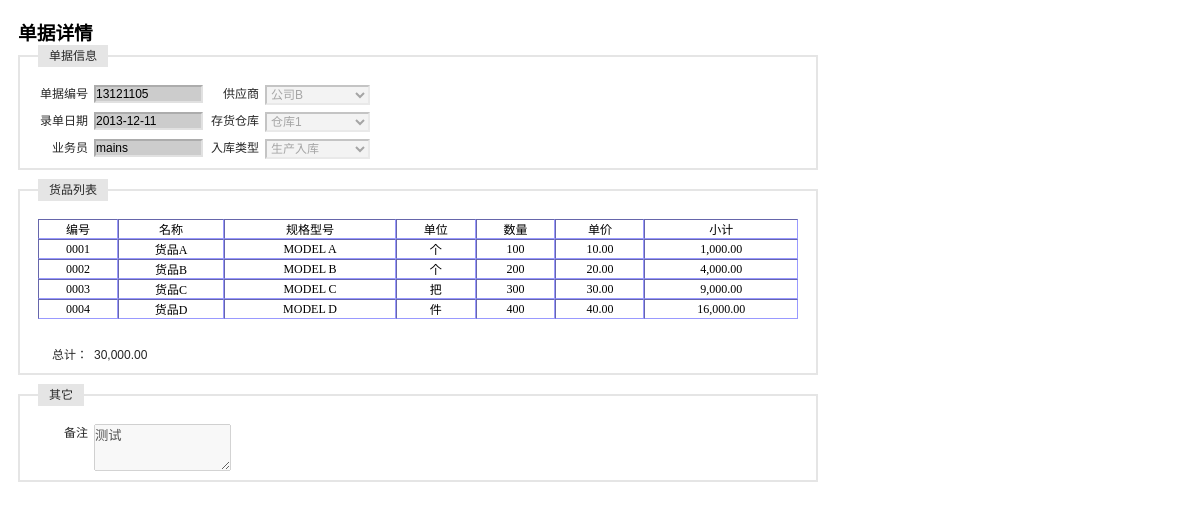
Screenshot of /receipt_inout/receipt_show_inout.php?id=13121105 (signed in) with the database file from the repository.
### tables this page shows
CREATE TABLE `table_company` (
  `id` varchar(4) NOT NULL,
  `name` varchar(10) NOT NULL,
  `type` varchar(10) default NULL,
  `contact` varchar(10) default NULL,
  `phone` varchar(12) default NULL,
  `fax` varchar(12) default NULL,
  `email` varchar(20) default NULL,
  `bank` varchar(10) default NULL,
  `bankaccount` varchar(20) default NULL,
  `tariff` varchar(20) default NULL,
  `area` varchar(10) default NULL,
  `province` varchar(10) default NULL,
  `address` varchar(50) default NULL,
  `zipcode` varchar(10) default NULL,
  PRIMARY KEY  (`id`,`name`)
);

CREATE TABLE `test_receipt` (
  `id` varchar(8) NOT NULL,
  `date` date default NULL,
  `yewuyuan` varchar(10) default NULL,
  `type` varchar(4) default NULL,
  `company` varchar(4) default NULL,
  `warehouse` varchar(4) default NULL,
  `remark` varchar(100) default NULL,
  `itemstring` varchar(200) default NULL,
  PRIMARY KEY  (`id`)
);

CREATE TABLE `table_warehouse` (
  `id` varchar(4) NOT NULL,
  `name` varchar(10) NOT NULL,
  `fuzeren` varchar(10) default NULL,
  `phone` varchar(8) default NULL,
  `address` varchar(50) default NULL,
  `remark` varchar(50) default NULL,
  PRIMARY KEY  (`id`,`name`)
);

CREATE TABLE `tb_inout` (
  `id` int(4) unsigned NOT NULL auto_increment,
  `type` varchar(20) NOT NULL,
  `name` varchar(20) NOT NULL,
  `cost` int(4) NOT NULL,
  PRIMARY KEY  (`id`,`name`)
);

CREATE TABLE `tb_product` (
  `id` int(4) NOT NULL auto_increment,
  `maintype` varchar(20) NOT NULL,
  `subtype` varchar(20) NOT NULL,
  `name` varchar(20) NOT NULL,
  `encode` varchar(20) NOT NULL,
  `barcode` varchar(20) NOT NULL,
  `size` varchar(20) NOT NULL,
  `unit` varchar(10) NOT NULL,
  `upperlimit` int(4) NOT NULL,
  `lowerlimit` int(4) NOT NULL,
  `inprice` int(4) NOT NULL,
  `outprice` int(4) NOT NULL,
  `tupian` varchar(100) NOT NULL,
  `jianjie` mediumtext NOT NULL,
  `addtime` varchar(20) NOT NULL,
  PRIMARY KEY  (`id`,`encode`,`barcode`)
);

### receipt_inout/receipt_show_inout.php (the view, shortened to what this page needs)
<?php
    $id = $_GET[id];
    $query = "select * from test_receipt where id = '$id'";
    $result = mysql_query($query);
    $RS = mysql_fetch_array($result);
    $date = $RS[date];
    $yewuyuan = $RS[yewuyuan];
    $itemstr = $RS[itemstring];
    $remark = $RS[remark];
    $query = "select name from table_warehouse where id = '$RS[warehouse]'";
    $result_warehouse = mysql_query($query);
    $RS2 = mysql_fetch_array($result_warehouse);
    $warehouse = $RS2[name];
    $query = "select name from table_company where id = '$RS[company]'";
    $result_company = mysql_query($query);
    $RS2 = mysql_fetch_array($result_company);
    $company = $RS2[name];
    $query = "select name from tb_inout where id = $RS[type]";
    $result_inout = mysql_query($query);
    $RS2 = mysql_fetch_array($result_inout);
    $type = $RS2[name];
?>
<!DOCTYPE html PUBLIC "-//W3C//DTD XHTML 1.0 Transitional//EN" "http://www.w3.org/TR/xhtml1/DTD/xhtml1-transitional.dtd">
<html xmlns="http://www.w3.org/1999/xhtml">
<head>
</head>
<link rel="stylesheet" type="text/css" href="../css/iframe.css" media="screen" />
<body  style="width:800px">
<form id="item_in" name="item_in" method="post" action="receipt_in_bg.php" onsubmit=" return checkForm()">
  <h3>单据详情</h3>
  <fieldset>
  <legend>单据信息</legend>
  <label>单据编号</label>
  <input id="id" name="id" type="text" value="<?php echo $id;?>" style="background-color:#CCCCCC" readonly/>
  <label>供应商</label>
  <select name="company" id="company" disabled>
    <?php echo "<option value='$RS[company]'>$company</option>";?>
  </select>
  <p>&nbsp;</p>
  <label>录单日期</label>
  <input name="date" id="date" type="text" value="<?php echo $date;?>" style="background-color:#CCCCCC" readonly/>
  <label>存货仓库</label>
  <select id="warehouse" name="warehouse" disabled>
    <?php echo "<option value='$RS[warehouse]'>$warehouse</option>";?>
  </select>
  <p>&nbsp;</p>
  <label>业务员</label>
  <input id="yewuyuan" name="yewuyuan" type="text" value="<?php echo $yewuyuan;?>" style="background-color:#CCCCCC" readonly/>
  <label>入库类型</label>
  <select id="type" name="type" disabled>
    <?php echo "<option value='$RS[type]'>$type</option>";?>
  </select>
  </fieldset>
  <fieldset>
  <legend>货品列表</legend>
  <table id="item_list" border="1" width="100%" cellspacing="0" cellpadding="5" style="font-size:12px; border:thin; border-color:#9999FF ">
    <tr align="center">
      <td>编号</td>
      <td>名称</td>
      <td>规格型号</td>
      <td>单位</td>
      <td>数量</td>
      <td>单价</td>
      <td>小计</td>
    </tr>
    <?php
        $item_list = explode('|',$itemstr);
        $sum = 0.00;
        foreach($item_list as $str){
            echo '<tr align="center">';
            $item_info = explode('+',$str);
            $item_id = $item_info[0];
            $item_num = $item_info[1];
            $item_price = number_format($item_info[2],2);
            echo "<td>$item_id</td>";
            if(1){
                $query = "select * from tb_product where encode = '$item_id'";
                $result_iteminfo = mysql_query($query);
                $RS2 = mysql_fetch_array($result_iteminfo);
                echo "<td>$RS2[name]</td>";
                echo "<td>$RS2[size]</td>";
                echo "<td>$RS2[unit]</td>";
            }
            else{
                echo "<td></td>";
                echo "<td></td>";
                echo "<td></td>";
            }
            $total = number_format($item_num * $item_price,2);
            echo "<td>$item_num</td>";
            echo "<td>$item_price</td>";
            echo "<td>$total</td>";
            echo '</tr>';
            $sum = $sum + $item_num * $item_price;
        }
        $sum_str = number_format($sum,2);
    ?>
  </table>
  <p>&nbsp;</p>
  <label>总计：</label><label><?php echo $sum_str;?></label>
  </fieldset>
  <fieldset>
  <legend>其它</legend>
  <label>备注</label>
  <textarea name="remark" cols="15" rows="3" disabled><?php echo $remark;?></textarea>
  </fieldset>
</form>
</body>
</html>

### css/iframe.css (style rules this page uses)
* { margin: 0; padding: 0; }
body { background: #FFF; padding: 18px; }
form fieldset { border: #E5E5E5 2px solid; clear: both; margin-bottom: 9px; overflow: hidden; padding: 9px 18px; }
form input, form select { border-color: #ACACAC #E1E1E1 #E1E1E1 #ACACAC; border-style: solid; border-width: 2px; float: left; font-size:12px; margin-right: 6px; width: 105px; }
form label { color: #262626; font: normal 12px/18px Arial, sans-serif; float: left; margin-right: 6px; text-align: right; width: 50px; }
form legend { background: #E5E5E5; color: #262626; font: normal 12px/18px Arial, sans-serif; margin-bottom: 9px; padding: 2px 11px; }
p { color: #666; font: normal 12px/18px Arial, sans-serif; margin-bottom: 9px; }

### rows the page displays
table_company: company "公司B"
test_receipt: date "2013-12-11", yewuyuan "mains", itemstring "0001", itemstring "100", itemstring "10.00", itemstring "1,000.00", itemstring "0002", itemstring "200", itemstring "20.00", itemstring "4,000.00", itemstring "0003", itemstring "300", itemstring "30.00", itemstring "9,000.00", itemstring "0004", itemstring "400", itemstring "40.00", itemstring "16,000.00", remark "测试"
table_warehouse: warehouse "仓库1"
tb_inout: type "生产入库"
tb_product: name "货品A", size "MODEL A", unit "个"
tb_product: name "货品B", size "MODEL B", unit "个"
tb_product: name "货品C", size "MODEL C", unit "把"
tb_product: name "货品D", size "MODEL D", unit "件"

### other values shown
$sum_str "30,000.00"
